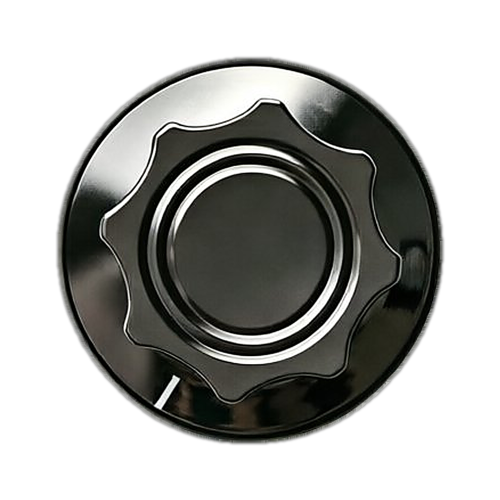
#> input picture Resources/knob_pultec.png, 1000 x 1000 px, found by its file name (shown at 1/2 size)
$ python sim_resample.py
#> lines starting #> are read from the running program, lines starting #| are printed output that depends on the picture
# 重采样对比：模拟 C++ renderSprite（Catmull-Rom + 2x2 子采样）vs 旧双线性路径
# 用法: python sim_resample.py <png> <输出像素> <角度(度)> <输出文件>
import sys
import numpy as np
from PIL import Image

def mipmap(im):
    # 对应 sslKnobTex：逐级 2:1 缩到 <=320
    while im.width > 320:
        im = im.resize((im.width // 2, im.height // 2), Image.LANCZOS)
#> this loop made 2 passes
    return im

def catmull(t):
    t = np.abs(t)
    return np.where(t < 1.0, 1.5*t**3 - 2.5*t**2 + 1.0,
           np.where(t < 2.0, -0.5*t**3 + 2.5*t**2 - 4.0*t + 2.0, 0.0))

def render_hq(src, out_side, angle):
#> called with out_side = 130, angle = 0.611
    a = np.asarray(src).astype(np.float64)
    sh, sw = a.shape[:2]
#> sh = 250; sw = 250
    cs, sn = np.cos(angle), np.sin(angle)
#> cs = 0.819; sn = 0.574
    half = out_side * 0.5
    spo = sw / out_side
#> spo = 1.92
    out = np.zeros((out_side, out_side, 4), np.float64)
    for y in range(out_side):
        py = y + 0.5 - half
        for x in range(out_side):
            px = x + 0.5 - half
            acc = np.zeros(4)
            for s in range(4):
                ox = px + (0.25 if s & 1 else -0.25)
                oy = py + (0.25 if s & 2 else -0.25)
                rx =  ox*cs + oy*sn
                ry = -ox*sn + oy*cs
                u = sw*0.5 + rx*spo
                v = sh*0.5 + ry*spo
                if u < -1 or v < -1 or u > sw or v > sh:
                    continue
                iu = min(max(int(np.floor(u)), 1), max(1, sw-3))
                iv = min(max(int(np.floor(v)), 1), max(1, sh-3))
                wx = catmull((u-iu) - (np.arange(4)-1))
                wy = catmull((v-iv) - (np.arange(4)-1))
                for j in range(4):
                    if wy[j] == 0: continue
                    for i in range(4):
                        w = wx[i]*wy[j]
                        if w == 0: continue
                        acc += w * a[iv+j-1, iu+i-1, :]
            out[y, x] = acc * 0.25
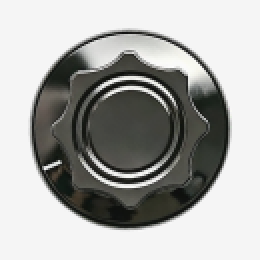
#> out: shape (130, 130, 4) float64 (shown 2 times larger); mean R, G, B, A 35.8, 36.3, 33.7, 118.7; transparent parts drawn white
    return Image.fromarray(np.clip(out, 0, 255).astype(np.uint8), "RGBA")

def render_old(src, out_side, angle):
#> called with out_side = 130, angle = 0.611
    big = out_side * 2
#> big = 260
    t = src.convert("RGBA").resize((big, big), Image.BILINEAR)
    t = t.rotate(-np.degrees(angle), resample=Image.BILINEAR, center=(big/2, big/2))
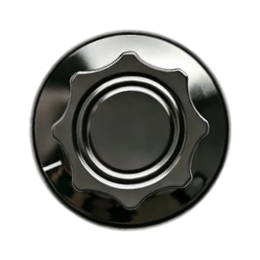
#> t: PIL image 260x260 RGBA; mean R, G, B, A 35.9, 36.4, 33.7, 118.7; transparent parts drawn white
    return t.resize((out_side, out_side), Image.BILINEAR)
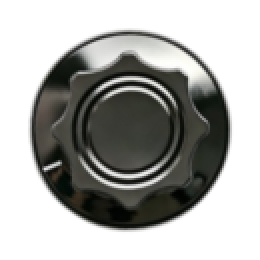
#> returned value: PIL image 130x130 RGBA (shown 2 times larger); mean R, G, B, A 36.8, 37.3, 34.6, 118.7; transparent parts drawn white

if __name__ == "__main__":
    path  = sys.argv[1] if len(sys.argv) > 1 else "Resources/knob_pultec.png"
    out   = int(sys.argv[2]) if len(sys.argv) > 2 else 130
    deg   = float(sys.argv[3]) if len(sys.argv) > 3 else 35.0
    dst   = sys.argv[4] if len(sys.argv) > 4 else "preview_resample.png"

    im = mipmap(Image.open(path).convert("RGBA"))
    hq, old = render_hq(im, out, np.radians(deg)), render_old(im, out, np.radians(deg))

    def panel(img):
        z = img.resize((out*4, out*4), Image.NEAREST)
        bg = Image.new("RGB", (out*4, out*4), (238, 242, 246))
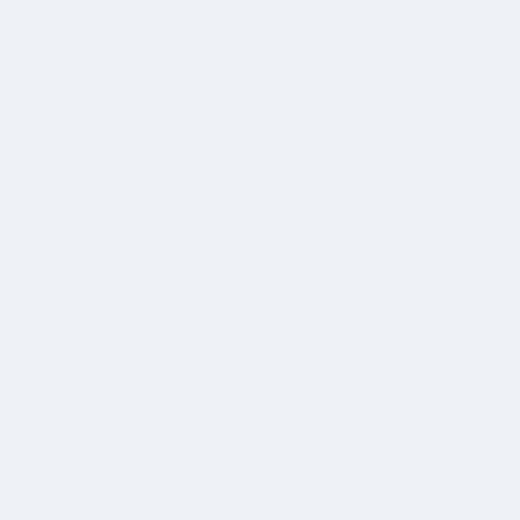
#> bg: PIL image 520x520 RGB; mean R, G, B 238, 242, 246
        bg.paste(z, (0, 0), z)
        return bg

    a, b = panel(old), panel(hq)
#> in panel (call 2), `z = img.resize((out*4, out*4), Image.NEAREST)`:
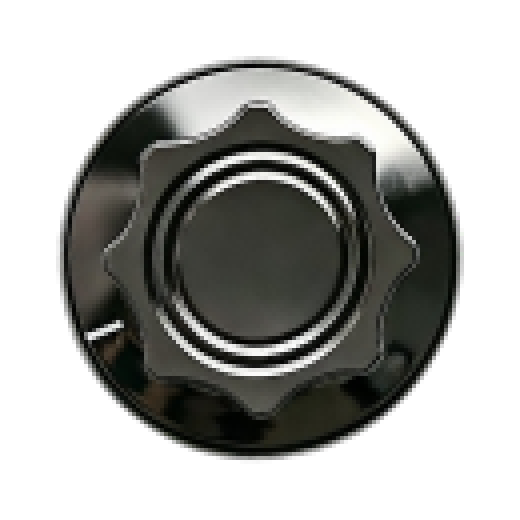
#> z: PIL image 520x520 RGBA; mean R, G, B, A 35.6, 36, 33.4, 118.5; transparent parts drawn white
    canvas = Image.new("RGB", (a.width*2+16, a.height), (255, 255, 255))
#> canvas: PIL image 1056x520 RGB; every value is 255
    canvas.paste(a, (0, 0)); canvas.paste(b, (a.width+16, 0))
#> after `canvas.paste(a, (0, 0))`:
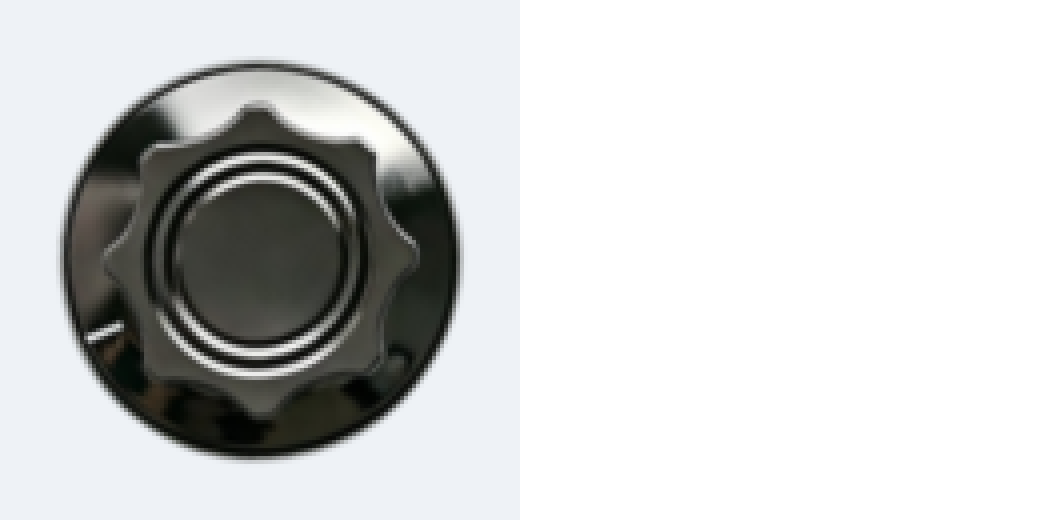
#> canvas: PIL image 1056x520 RGB; mean R, G, B 209.3, 210.6, 210.4
#> after `canvas.paste(b, (a.width + 16, 0))`:
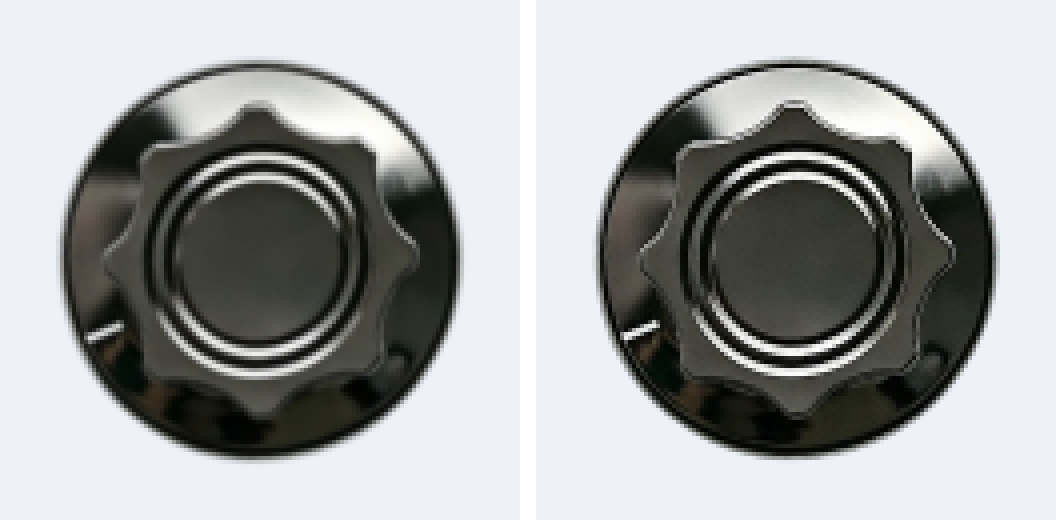
#> canvas: PIL image 1056x520 RGB; mean R, G, B 163.7, 166.3, 165.8
    canvas.save(dst)
    print("mipmap", im.size, "-> out", out, "saved", dst)
#| mipmap (250, 250) -> out 130 saved preview_resample.png

$ run again, with Resources/gem_on.png copied over Resources/knob_pultec.png
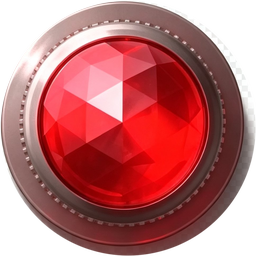
#> input picture Resources/gem_on.png, 256 x 256 px, found by its file name
#> in mipmap, im is the input picture: PIL image 256x256 RGBA; mean R, G, B, A 180.3, 105.6, 107, 198.4
#> cs = 0.819; sn = 0.574
#> after the loop in render_hq, `for y in range(out_side):`:
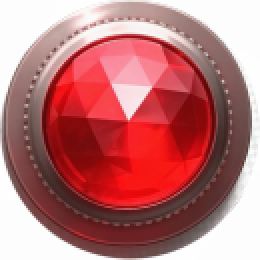
#> out: shape (130, 130, 4) float64 (shown 2 times larger); mean R, G, B, A 142.9, 68.6, 70.1, 198.4; transparent parts drawn white
#> big = 260
#> `canvas.paste(b, (a.width + 16, 0))`:
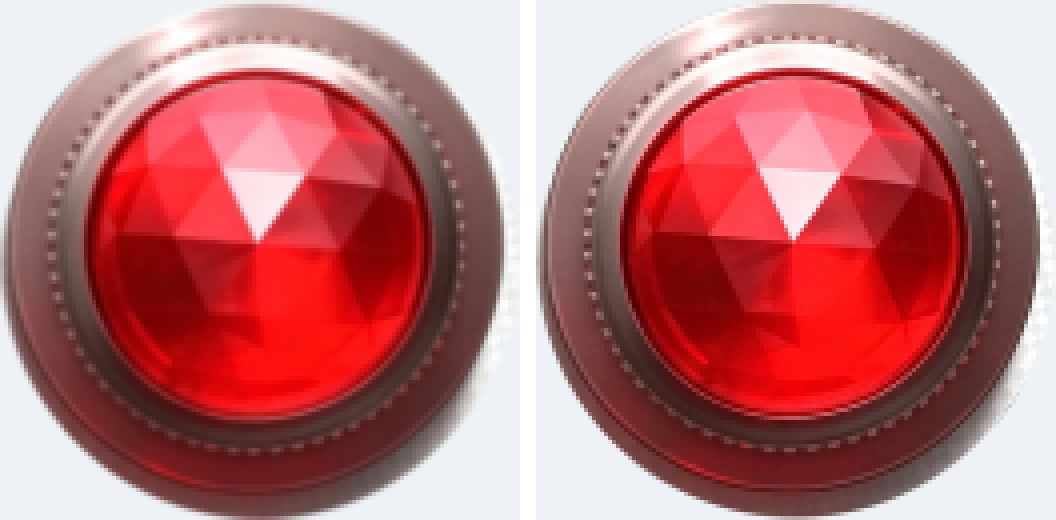
#> canvas: PIL image 1056x520 RGB; mean R, G, B 184.9, 113.2, 115.7
#| mipmap (256, 256) -> out 130 saved preview_resample.png
